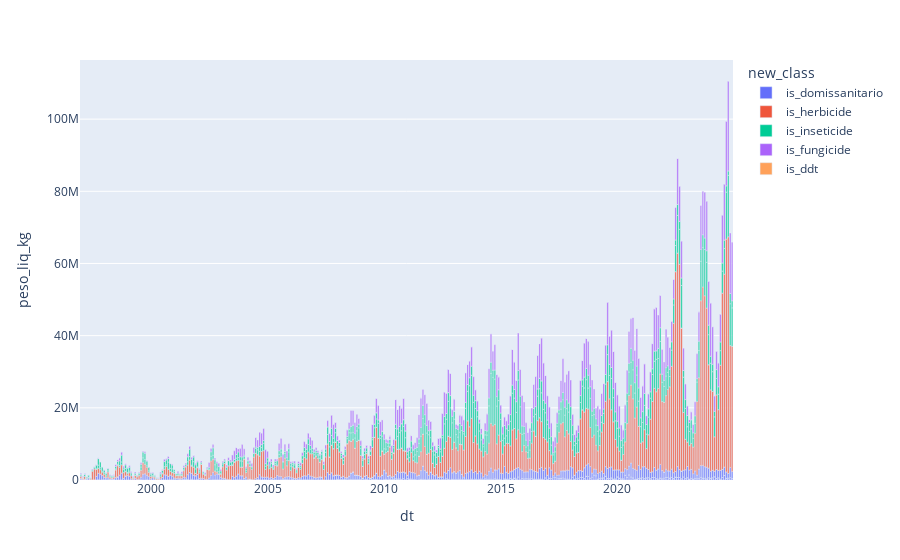

Notebook cell for this chart:
### Code cell
fig = px.bar(
    melted_agg_df,
    x="dt",
    y="peso_liq_kg",
    color="new_class"
)

fig.show()

### Figure 1 — Plotly figure (JSON) as saved in the notebook; plotly's stock layout.template omitted (floating-point values rounded to 4 significant figures; data arrays with more than 128 entries replaced by an {"elided": "..."} marker saying what was removed)
{"data": [{"alignmentgroup": "True", "hovertemplate": "new_class=is_domissanitario<br>dt=%{x}<br>peso_liq_kg=%{y}<extra></extra>", "legendgroup": "is_domissanitario", "marker": {"color": "#636efa", "pattern": {"shape": ""}}, "name": "is_domissanitario", "offsetgroup": "is_domissanitario", "orientation": "v", "showlegend": true, "textposition": "auto", "type": "bar", "x": {"elided": "942 str values"}, "xaxis": "x", "y": {"elided": "942 int values"}, "yaxis": "y"}, {"alignmentgroup": "True", "hovertemplate": "new_class=is_herbicide<br>dt=%{x}<br>peso_liq_kg=%{y}<extra></extra>", "legendgroup": "is_herbicide", "marker": {"color": "#EF553B", "pattern": {"shape": ""}}, "name": "is_herbicide", "offsetgroup": "is_herbicide", "orientation": "v", "showlegend": true, "textposition": "auto", "type": "bar", "x": {"elided": "433 str values"}, "xaxis": "x", "y": {"elided": "433 int values"}, "yaxis": "y"}, {"alignmentgroup": "True", "hovertemplate": "new_class=is_inseticide<br>dt=%{x}<br>peso_liq_kg=%{y}<extra></extra>", "legendgroup": "is_inseticide", "marker": {"color": "#00cc96", "pattern": {"shape": ""}}, "name": "is_inseticide", "offsetgroup": "is_inseticide", "orientation": "v", "showlegend": true, "textposition": "auto", "type": "bar", "x": {"elided": "717 str values"}, "xaxis": "x", "y": {"elided": "717 int values"}, "yaxis": "y"}, {"alignmentgroup": "True", "hovertemplate": "new_class=is_fungicide<br>dt=%{x}<br>peso_liq_kg=%{y}<extra></extra>", "legendgroup": "is_fungicide", "marker": {"color": "#ab63fa", "pattern": {"shape": ""}}, "name": "is_fungicide", "offsetgroup": "is_fungicide", "orientation": "v", "showlegend": true, "textposition": "auto", "type": "bar", "x": {"elided": "561 str values"}, "xaxis": "x", "y": {"elided": "561 int values"}, "yaxis": "y"}, {"alignmentgroup": "True", "hovertemplate": "new_class=is_ddt<br>dt=%{x}<br>peso_liq_kg=%{y}<extra></extra>", "legendgroup": "is_ddt", "marker": {"color": "#FFA15A", "pattern": {"shape": ""}}, "name": "is_ddt", "offsetgroup": "is_ddt", "orientation": "v", "showlegend": true, "textposition": "auto", "type": "bar", "x": ["1997-05-01T00:00:00", "1997-12-01T00:00:00", "2000-03-01T00:00:00", "2000-11-01T00:00:00", "2001-09-01T00:00:00", "2001-11-01T00:00:00", "2002-07-01T00:00:00", "2003-09-01T00:00:00", "2003-10-01T00:00:00", "2004-07-01T00:00:00", "2006-12-01T00:00:00", "2010-06-01T00:00:00", "2011-08-01T00:00:00", "2024-06-01T00:00:00"], "xaxis": "x", "y": [0, 55, 0, 2, 7000, 0, 0, 0, 0, 0, 0, 0, 0, 500], "yaxis": "y"}], "layout": {"barmode": "relative", "legend": {"title": {"text": "new_class"}, "tracegroupgap": 0}, "margin": {"t": 60}, "xaxis": {"anchor": "y", "domain": [0, 1], "title": {"text": "dt"}}, "yaxis": {"anchor": "x", "domain": [0, 1], "title": {"text": "peso_liq_kg"}}}}
